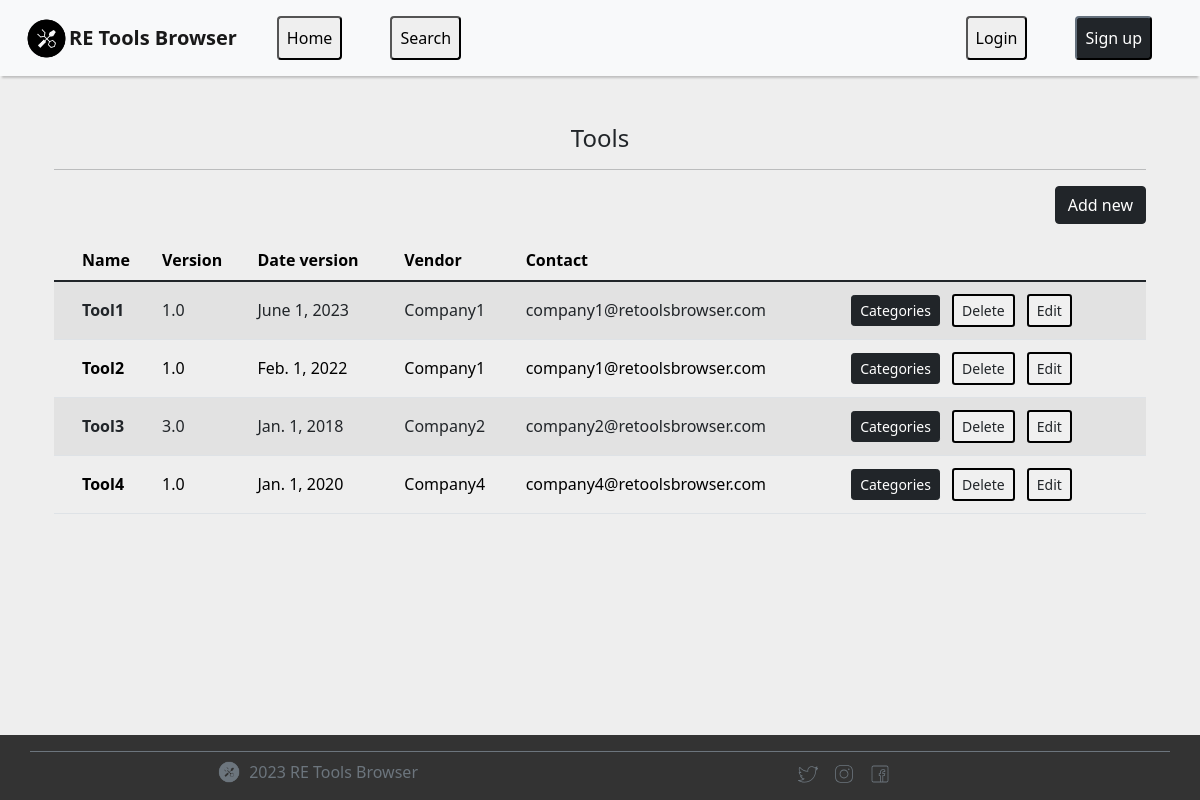
Screenshot of /tools with the database file from the repository.
### general/models.py (models this page shows, shortened)
class Vendor(AbstractUser):
    name = models.CharField(verbose_name='company name',max_length=200)
    email = models.EmailField(verbose_name='email', unique=True, max_length=255)
    USERNAME_FIELD='email'
    REQUIRED_FIELDS = ['name']
    objects = UserManager()
    username = None

class Tool(models.Model):
    name = models.CharField(max_length=200)
    version = models.CharField(max_length=20)
    date_version = models.DateField()
    vendor = models.ForeignKey(Vendor, on_delete=models.CASCADE)
    ready = models.IntegerField(default=0)

### general/views.py (the view)
# urls.py: path('tools', views.tools, name='tools'),
def tools(request):
    registered = request.GET.get('registered')
    deleted = request.GET.get('deleted')
    if registered:
        message = "The tool has been registered successfully."
    elif deleted:
        message = "The tool has been deleted successfully."
    else:
        message = ""
    flag = 1 if registered or deleted else 0
    tools = Tool.objects.all()
    tools = [{
        'id' : tool.id,
        'name' : tool.name,
        'version' : tool.version,
        'date_version' : tool.date_version,
        'vendor' : Vendor.objects.get(email=tool.vendor).name,
        'contact' : tool.vendor,
        'ready' : tool.ready,
    } for tool in tools]
    return render(request, 'tools.html', {
        'tools' : tools,
        'registered' : registered,
        'flag' : flag,
        'message' : message
    })

### general/templates/tools.html (shortened to what this page needs)
{% extends 'base.html' %}
{% load static %}
{% block content %}
<article class="container py-5">
  <h4 class="text-center">Tools</h4>
  <hr>
  <div class="d-flex justify-content-end">
    <a href="/tools/new"><button type="button" class="btn btn-dark mb-3">Add new</button></a>
  </div>
  {% if tools %}
  <div class="table-responsive">
    <table class="table table-striped" id="table-search">
      <thead>
        <tr>
          <th></th>
          <th>Name</th>
          <th>Version</th>
          <th>Date version</th>
          <th>Vendor</th>
          <th>Contact</th>
        </tr>
      </thead>
      <tbody>
        {% for tool in tools %}
        <tr>
          <td class="align-middle">
          </td>
          <td class="align-middle">
            <strong>{{ tool.name }}</strong>
          </td>
          <td class="align-middle">
            {{ tool.version }}
          </td>
          <td class="align-middle">
            {{ tool.date_version }}
          </td>
          <td class="align-middle">
            {{ tool.vendor }}
          </td>
          <td class="align-middle">
            {{ tool.contact }}
          </td>
          <td class="align-middle">
            <a href="/tools/{{ tool.id }}"><button type="button" class="btn btn-dark btn-sm m-1">Categories</button></a>
            <button type="button" class="btn btn-modal btn-sm border-primary m-1" data-bs-toggle="modal"
              data-bs-target="#exampleModal" id="delete-{{tool.id}}">
              Delete
            </button>
            <a href="/tools/{{ tool.id }}/edit"><button type="button"
                class="btn btn-sm border-primary m-1">Edit</button></a>
          </td>
        </tr>
        {% endfor %}
      </tbody>
    </table>
  </div>
  {% else %}
  <div class="alert alert-dark" role="alert">
    <h4 class="alert-heading">No tools.</h4>
    <p>No tools were founded in the system by now.</p>
  </div>
  {% endif %}
</article>
{% endblock %}

### general/templates/base.html (shortened to what this page needs)
<!DOCTYPE html>
<html lang="en" class="h-100">
<head>
    {% load bootstrap5 %}
    {% load static %}
    {% bootstrap_css %}
    <link href="https://cdn.jsdelivr.net/npm/bootstrap@5.1.3/dist/css/bootstrap.min.css" rel="stylesheet"
>
    <link rel="stylesheet" href="{% static 'css/style.css' %}">
</head>
<body class="d-flex flex-column h-100">
    <nav class="navbar navbar-expand-lg navbar-light bg-light">
        <div class="container-fluid">
            <a class="navbar-brand d-flex align-items-center" href="/">
                <img src="{% static 'logo.png' %}" alt="" width="45" height="45">
                <span><strong>RE Tools Browser</strong></span>
            </a>
            <div class="collapse navbar-collapse" id="navbarScroll">
                <ul class="navbar-nav me-auto mb-2 mb-lg-0">
                    <li class="nav-item px-3">
                        <a href="/" class="nav-link"><button type="button" class="rounded p-2">Home</button></a>
                    </li>
                    <li class="nav-item px-3">
                        <a href="/search" class="nav-link"><button type="button" class="rounded p-2">Search</button></a>
                    </li>
                </ul>
                <ul class="navbar-nav ms-auto mb-2 mb-lg-0">
                    {% if user.is_authenticated %}
                    {% if user.is_superuser %}
                    <li class="nav-item dropdown px-3">
                        <a class="nav-link dropdown-toggle" href="#" id="navbarDropdownMenuLink" role="button" data-bs-toggle="dropdown" aria-expanded="false"><button type="button" class="rounded p-2">
                          Management
                        </button></a>
                        <ul class="dropdown-menu" aria-labelledby="navbarDropdownMenuLink">
                          <li><a class="dropdown-item" href="/categories">Categories</a></li>
                          <li><a class="dropdown-item" href="/tools">Tools</a></li>
                          <li><a class="dropdown-item" href="/survey">Survey</a></li>
                        </ul>
                      </li>
                    {% else %}
                    <li class="nav-item px-3">
                        <a href="/mytools" class="nav-link"><button type="button" class="rounded p-2">My
                                tools</button></a>
                    </li>
                    {% endif %}
                    <li class="nav-item px-3">
                        <a href="/logout" class="nav-link"><button type="button" class="rounded p-2">Logout</button></a>
                    </li>
                    {% else %}
                    <li class="nav-item px-3">
                        <a href="/signin" class="nav-link"><button type="button" class="rounded p-2">Login</button></a>
                    </li>
                    <li class="nav-item px-3">
                        <a href="/signup" class="nav-link"><button type="button" class="rounded p-2 btn-dark">Sign
                                up</button></a>
                    </li>
                    {% endif %}
                </ul>
            </div>
        </div>
    </nav>
    <main class="flex-shrink-0">
        {% block content %}
        {% endblock %}
    </main>
    <footer class="footer mt-auto centered py-3">
        <div class="container d-flex flex-wrap justify-content-between border-color-grey border-top pt-2">
            <div class="col-md-4 d-flex justify-content-end">
                <a href="/" class="mb-3 me-2 mb-md-0 text-muted text-decoration-none lh-1">
                    <img src="{% static 'logo-grey.png' %}" alt="" width="24" height="24">
                </a>
                <span class="text-muted">2023 RE Tools Browser</span>
            </div>
            <ui class="nav col-md-4 list-unstyled">
                <li class="ms-3"><a class="text-muted" href="/">
                        <img src="{% static 'icons8-twitter.svg' %}" alt="Twitter Icon" width="20" height="20">
                    </a></li>
                <li class="ms-3"><a class="text-muted" href="/">
                        <img src="{% static 'icons8-instagram.svg' %}" alt="Instagram Icon" width="20" height="20">
                    </a></li>
                <li class="ms-3"><a class="text-muted" href="/">
                        <img src="{% static 'icons8-facebook.svg' %}" alt="Facebook Icon" width="20" height="20">
                    </a></li>
            </ui>
        </div>
    </footer>
</body>
</html>

### general/static/css/style.css (style rules this page uses)
nav { box-shadow: 0 4px 2px -2px rgba(0, 0, 0, .2); background-color: white; }
body { background-color: #eeeeee; }
a { color: #000; }
.navbar-brand { color: #000; text-decoration: none; }
footer { background-color: #333; }
.border-color-grey { border-color: #6c757d !important; }
.centered { text-align: center; }
.border-primary { background: #F0F0F0; border-color: black !important; border-width: revert; }

### rows the page displays
Vendor: name "Tool1", version "1.0", date_version "June 1, 2023", vendor "Company1", contact "company1@retoolsbrowser.com", name "Tool2", date_version "Feb. 1, 2022"
Vendor: name "Tool3", version "3.0", date_version "Jan. 1, 2018", vendor "Company2", contact "company2@retoolsbrowser.com"
Vendor: name "Tool4", version "1.0", date_version "Jan. 1, 2020", vendor "Company4", contact "company4@retoolsbrowser.com"
